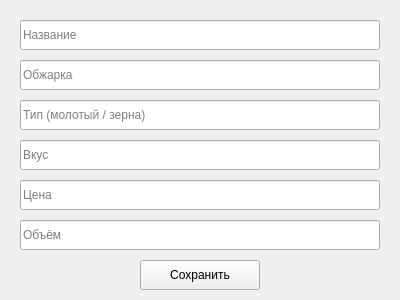
<?xml version="1.0" encoding="UTF-8"?>
<ui version="4.0">
 <class>Form</class>
 <widget class="QWidget" name="Form">
  <property name="geometry">
   <rect>
    <x>0</x>
    <y>0</y>
    <width>400</width>
    <height>300</height>
   </rect>
  </property>
  <widget class="QLineEdit" name="nameEdit">
   <property name="geometry">
    <rect>
     <x>20</x>
     <y>20</y>
     <width>360</width>
     <height>30</height>
    </rect>
   </property>
   <property name="placeholderText">
    <string>Название</string>
   </property>
  </widget>
  <widget class="QLineEdit" name="roastEdit">
   <property name="geometry">
    <rect>
     <x>20</x>
     <y>60</y>
     <width>360</width>
     <height>30</height>
    </rect>
   </property>
   <property name="placeholderText">
    <string>Обжарка</string>
   </property>
  </widget>
  <widget class="QLineEdit" name="groundEdit">
   <property name="geometry">
    <rect>
     <x>20</x>
     <y>100</y>
     <width>360</width>
     <height>30</height>
    </rect>
   </property>
   <property name="placeholderText">
    <string>Тип (молотый / зерна)</string>
   </property>
  </widget>
  <widget class="QLineEdit" name="tasteEdit">
   <property name="geometry">
    <rect>
     <x>20</x>
     <y>140</y>
     <width>360</width>
     <height>30</height>
    </rect>
   </property>
   <property name="placeholderText">
    <string>Вкус</string>
   </property>
  </widget>
  <widget class="QLineEdit" name="priceEdit">
   <property name="geometry">
    <rect>
     <x>20</x>
     <y>180</y>
     <width>360</width>
     <height>30</height>
    </rect>
   </property>
   <property name="placeholderText">
    <string>Цена</string>
   </property>
  </widget>
  <widget class="QLineEdit" name="volumeEdit">
   <property name="geometry">
    <rect>
     <x>20</x>
     <y>220</y>
     <width>360</width>
     <height>30</height>
    </rect>
   </property>
   <property name="placeholderText">
    <string>Объём</string>
   </property>
  </widget>
  <widget class="QPushButton" name="saveButton">
   <property name="geometry">
    <rect>
     <x>140</x>
     <y>260</y>
     <width>120</width>
     <height>30</height>
    </rect>
   </property>
   <property name="text">
    <string>Сохранить</string>
   </property>
  </widget>
 </widget>
</ui>
